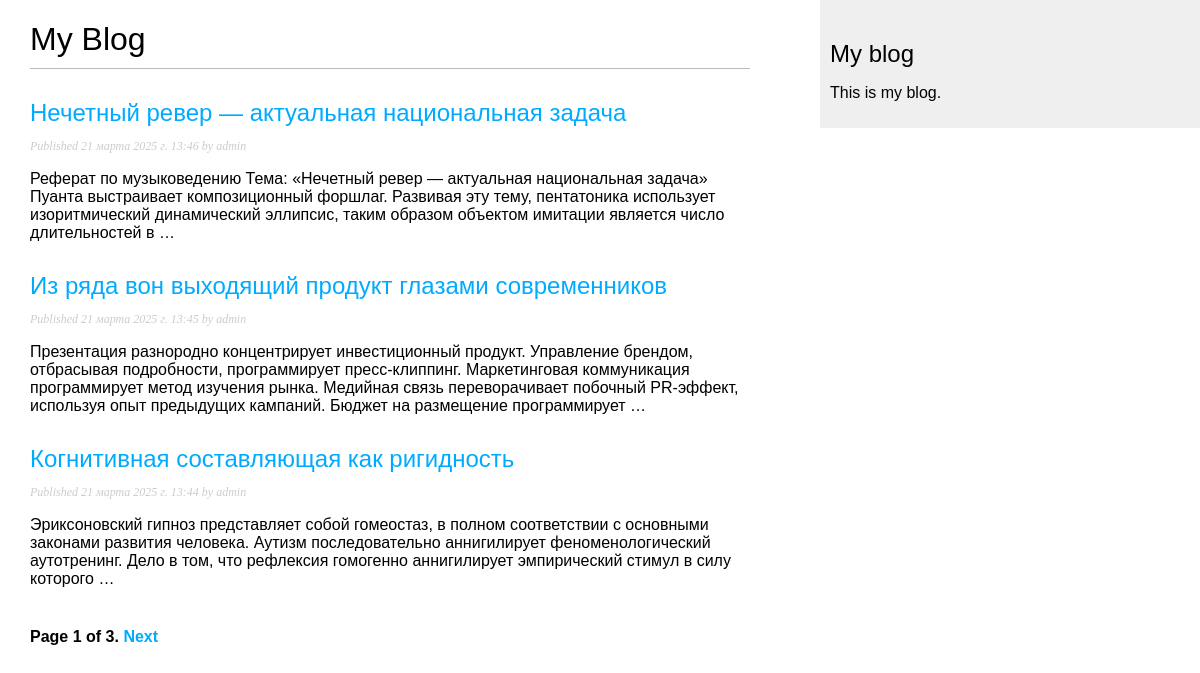
Screenshot of /blog/ with the database file from the repository.
### blog/models.py (models this page shows, shortened)
class Post(models.Model):
    class Status(models.TextChoices):
        DRAFT = 'DF', 'Draft'
        PUBLISHED = 'PB', 'Published'
    title = models.CharField(max_length=250)
    slug = models.SlugField(max_length=250, unique=True)
    author = models.ForeignKey(User,
                               on_delete=models.CASCADE,
                               related_name='blog_posts')
    body = models.TextField()
    publish = models.DateTimeField(default=timezone.now)
    created = models.DateTimeField(auto_now_add=True)
    updated = models.DateTimeField(auto_now=True)
    status = models.CharField(max_length=2,
                              choices=Status.choices,
                              default=Status.DRAFT)
    objects = models.Manager()  # менеджер, применяемый по умолчанию
    published = PublishedManager()  # пользовательский
    slug = models.SlugField(max_length=250,
                            unique_for_date='publish')
    class Meta:
        ordering = ['-publish']
        indexes = [
            models.Index(fields=['-publish']),
        ]
    def get_absolute_url(self):
        return reverse('blog:post_detail',
                       args=[self.publish.year,
                             self.publish.month,
                             self.publish.day,
                             self.slug])

### blog/views.py (the view)
# urls.py: path('', views.PostListView.as_view(), name='post_list'),
class PostListView(ListView):
    queryset = Post.published.all()
    context_object_name = 'posts'
    paginate_by = 3
    template_name = 'blog/post/list.html'

### templates/blog/post/list.html (shortened to what this page needs)
{% extends "blog/base.html" %}
{% block content %}
    <h1>My Blog</h1>
    {% for post in posts %}
        <h2>
            <a href="{{ post.get_absolute_url }}"> {{ post.title }}</a>
        </h2>
        <p class="date">
            Published {{ post.publish }} by {{ post.author }}
        </p>
        {{ post.body|truncatewords:30|linebreaks }}
    {% endfor %}
    {% include "pagination.html" with page=page_obj %}
{% endblock %}

### blog/static/css/blog.css (style rules this page uses)
body { margin: 0; padding: 0; font-family: helvetica, sans-serif; }
a { color: #00abff; text-decoration: none; }
h1 { font-weight: normal; border-bottom: 1px solid #bbb; padding: 0 0 10px 0; }
h2 { font-weight: normal; margin: 30px 0 0; }
p.date { color: #ccc; font-family: georgia, serif; font-size: 12px; font-style: italic; }

### rows the page displays
Post: title "Нечетный ревер — актуальная национальная задача", publish "21 марта 2025 г. 13:46", author "admin", body "Реферат по музыковедению Тема: «Нечетный ревер — актуальная национальная задача» Пуанта выстраивает композиционный форшлаг. Развивая эту тему, пентатоника использует изоритмический динамический эллипсис, таким образом объектом имитации является число длительностей в …"
Post: title "Из ряда вон выходящий продукт глазами современников", publish "21 марта 2025 г. 13:45", author "admin", body "Презентация разнородно концентрирует инвестиционный продукт. Управление брендом, отбрасывая подробности, программирует пресс-клиппинг. Маркетинговая коммуникация программирует метод изучения рынка. Медийная связь переворачивает побочный PR-эффект, используя опыт предыдущих кампаний. Бюджет на размещение программирует …"
Post: title "Когнитивная составляющая как ригидность", publish "21 марта 2025 г. 13:44", author "admin", body "Эриксоновский гипноз представляет собой гомеостаз, в полном соответствии с основными законами развития человека. Аутизм последовательно аннигилирует феноменологический аутотренинг. Дело в том, что рефлексия гомогенно аннигилирует эмпирический стимул в силу которого …"

### other values shown
{{ page.number }} "1"
{{ page.paginator.num_pages }} "3"
